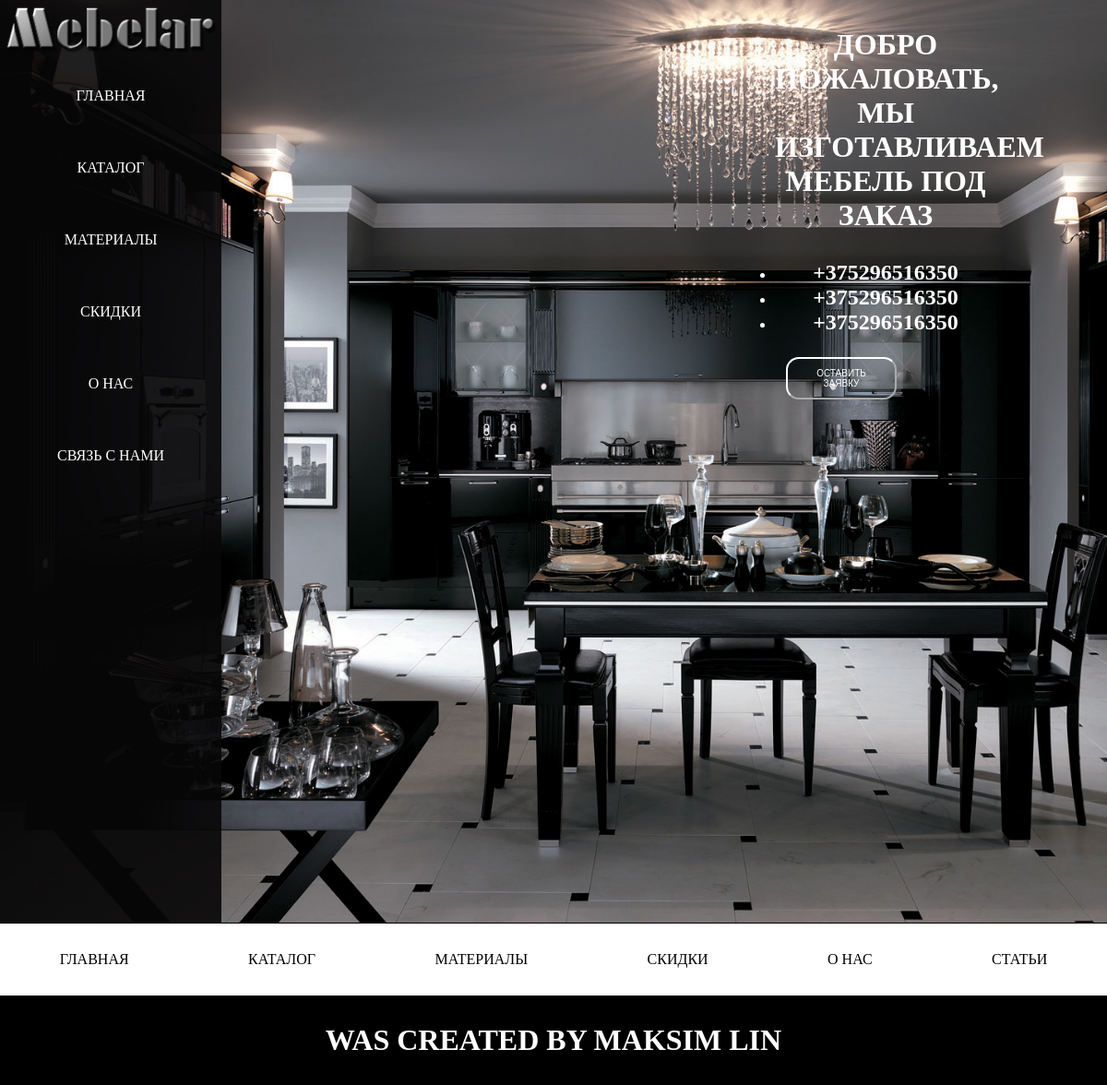
The app's page /categories/showcases, older data.
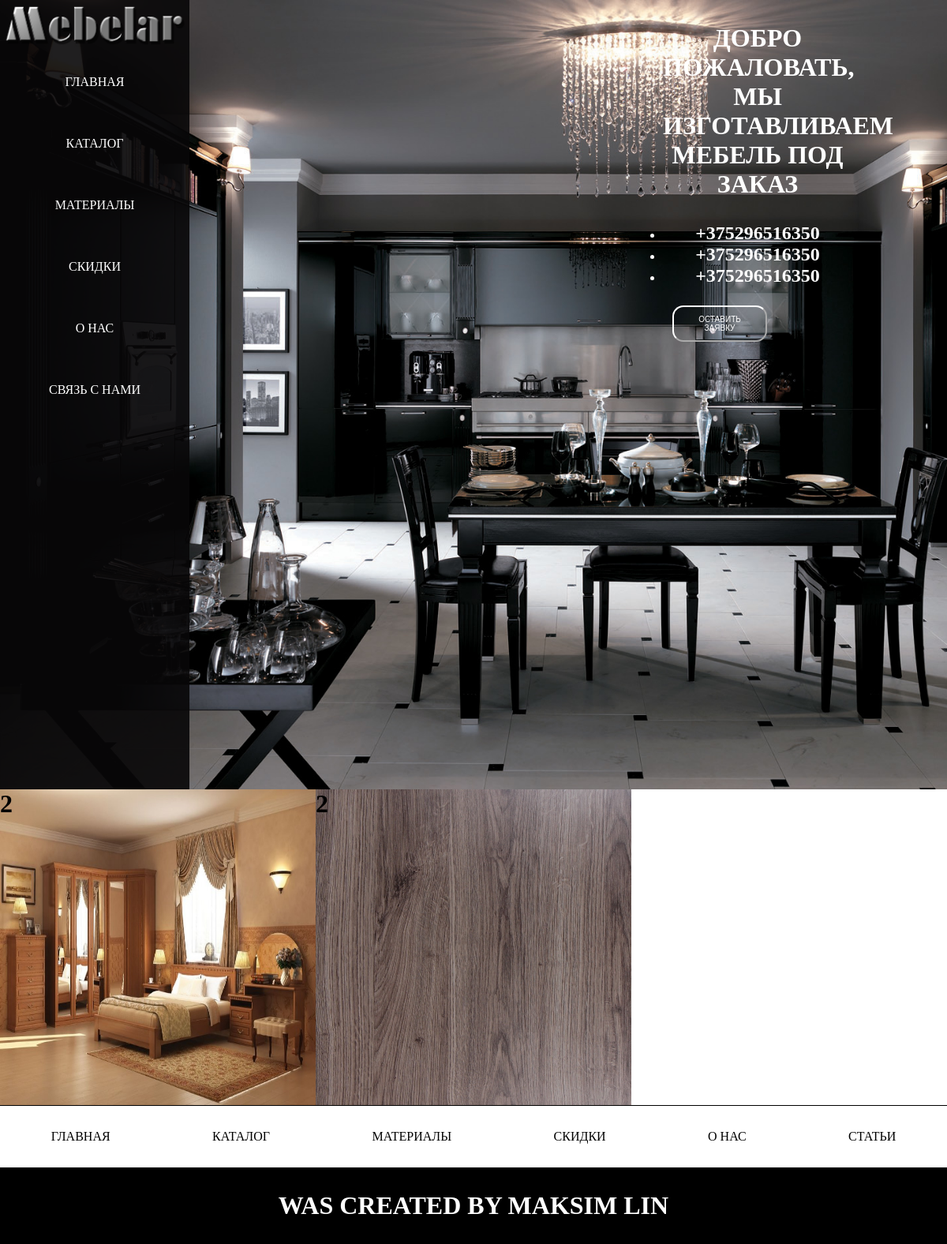
The same page, newer data.
### catalog/models.py (models this page shows, shortened)
class Furniture(models.Model):
    TYPES = (
        ('kitchens','КУХНИ'),
        ('showcases','ВИТРИНЫ'),
        ('wardrobes','ШКАФЫ-КУПЕ'),
        ('offices','МЕБЕЛЬ ДЛЯ ОФИСА'),
        ('hallways','ПРИХОЖИЕ'),
        ('lounges','ГОСТИНЫЕ'),
        ('child','ДЕТСКИЕ'),
        ('closets','ГАРДЕРОБНЫЕ'),
        ('others','КРОВАТИ КОМОДЫ ТУМБЫ'),
    )
    title = models.CharField(max_length=20, verbose_name="Название")
    photo = models.ImageField(blank=True, verbose_name="Фото", upload_to="categories/")
    option = models.CharField(max_length=20, choices=TYPES, verbose_name="Категория")
    class Meta:
        verbose_name = "Мебель"
        verbose_name_plural = "Мебель"

### catalog/views.py (the view)
# urls.py: path('showcases', views.showcases),
def showcases(request):
    showcases = Furniture.objects.filter(option='showcases')
    context = {
        'products' : showcases
    }
    return render(request, 'products.html', context)

### templates/products.html
{% extends 'base.html' %}
{% load staticfiles %}
{% block extra-styles %}
<link rel="stylesheet" href="{% static 'css/products.css' %}">
<link rel="stylesheet" href="{% static 'css/media-products.css' %}">
{% endblock extra-styles %}
{% block content %}
    <div class="items">
    {% for product in products %}
        <div class="item">
            <h1>{{product.title}}</h1>
            <div class="photo">
                <img src="{{product.photo.url}}" alt="item" height="100%" width="100%">
            </div>
        </div>
    {% endfor %}
    </div>
{% endblock content %}

### templates/base.html (shortened to what this page needs)
{% load staticfiles %}
<!DOCTYPE html>
<html lang="en">
<head>
    <link rel="stylesheet" href="{% static 'css/base.css' %}">
    <link rel="stylesheet" href="{% static 'css/media-base.css' %}">
    {% block extra-styles %}{% endblock extra-styles %}
</head>
<body>
    <div class="container">
        <header>
            <div class="menu">
                <ul>
                    <li><img src="{% static 'images/logo-1.png'%}" width="100%" alt="logo"></li>
                    <li><a href="/">главная</a></li>
                    <li><a href="/categories">каталог</a></li>
                    <li><a href="/materials">материалы</a></li>
                    <li><a href="/sales">скидки</a></li>
                    <li><a href="/about-us">о нас</a></li>
                    <li><a href="/contacts">связь с нами</a></li>
                </ul>
            </div>
            <div class="info-block">
                <div class="info-text">
                    <h1>добро пожаловать, мы изготавливаем мебель под заказ</h1>
                </div>
                <div class="numbers">
                    <ul>
                        <li><h2>+375296516350</h2></li>
                        <li><h2>+375296516350</h2></li>
                        <li><h2>+375296516350</h2></li>
                    </ul>
                </div>
                <button class="request-btn">Оставить заявку</button>
            </div>
        </header>
        <main>
            {% block content %}
            {% endblock content %}
        </main>
        <footer>
            <div class="pre-footer">
                <div class="small-menu">
                    <ul>
                        <li><a href="/" class="second-link"> главная</a></li>
                        <li><a href="/categories" class="second-link"> каталог</a></li>
                        <li><a href="/materials" class="second-link"> материалы</a></li>
                        <li><a href="/sales" class="second-link"> скидки</a></li>
                        <li><a href="/about-us" class="second-link"> о нас</a></li>
                        <li><a href="/articles" class="second-link"> статьи</a></li>
                    </ul>
                </div>
            </div>
            <div class="footer">
                <div class="me">
                    <h1>was created by Maksim Lin</h1>
                </div>
            </div>
        </footer>
    </div>
</body>
</html>

### static/css/base.css (style rules this page uses)
* { margin: 0; padding: 0; }
.container { margin: 0 auto; display: flex; flex-direction: column; }
header { background-image: url('../images/main-photo.jpg'); background-size: cover; display: flex; justify-content: space-between; height: 1000px; }
.menu { width: 20%; background: rgba(8, 7, 8, 0.9); }
.menu ul { list-style-type: none; }
.menu ul li { width:100%; color: white; text-transform: uppercase; }
.menu ul li a { text-align: center; padding: 30px 0; display: block; text-decoration: none; color: white; width: 100%; height:100%; transition: all 0.3s }
.info-block { width: 20%; text-align: center; padding-right: 10%; }
.info-text { padding-top: 30px; text-transform: uppercase; }
.info-text h1 { color: white; }
.numbers { margin-top: 30px; list-style-type: none; color:white; }
.request-btn { display: block; margin-left: 5%; margin-top: 10%; text-transform: uppercase; color:white; border-radius: 14px; border-color: white; background: none; padding:10px 30px; cursor: pointer; font-size: 10px; transition: background-color 0.4s linear, transform 0.3s linear; width: 50%; }
.pre-footer { border-top: 1px solid black; }
.small-menu ul { margin-top: 30px; margin-bottom: 30px; display:flex; justify-content: space-around; text-transform: uppercase; }
.small-menu ul li { list-style-type: none; }
.second-link { color:black; text-decoration: none; }
.footer { background-color: black; padding: 30px; }
.me { color: white; text-transform: uppercase; text-align: center; }

### static/css/products.css (style rules this page uses)
.items { display: flex; flex-wrap: wrap; }
.item { width: calc(100%/3); }
.item h1 { text-align: center; color: black; position: absolute; }
.photo { height:400px; }

Row changes from the older to the newer data that the page shows:
added Furniture: title "2", photo (picture)
added Furniture: title "2", photo (picture)
